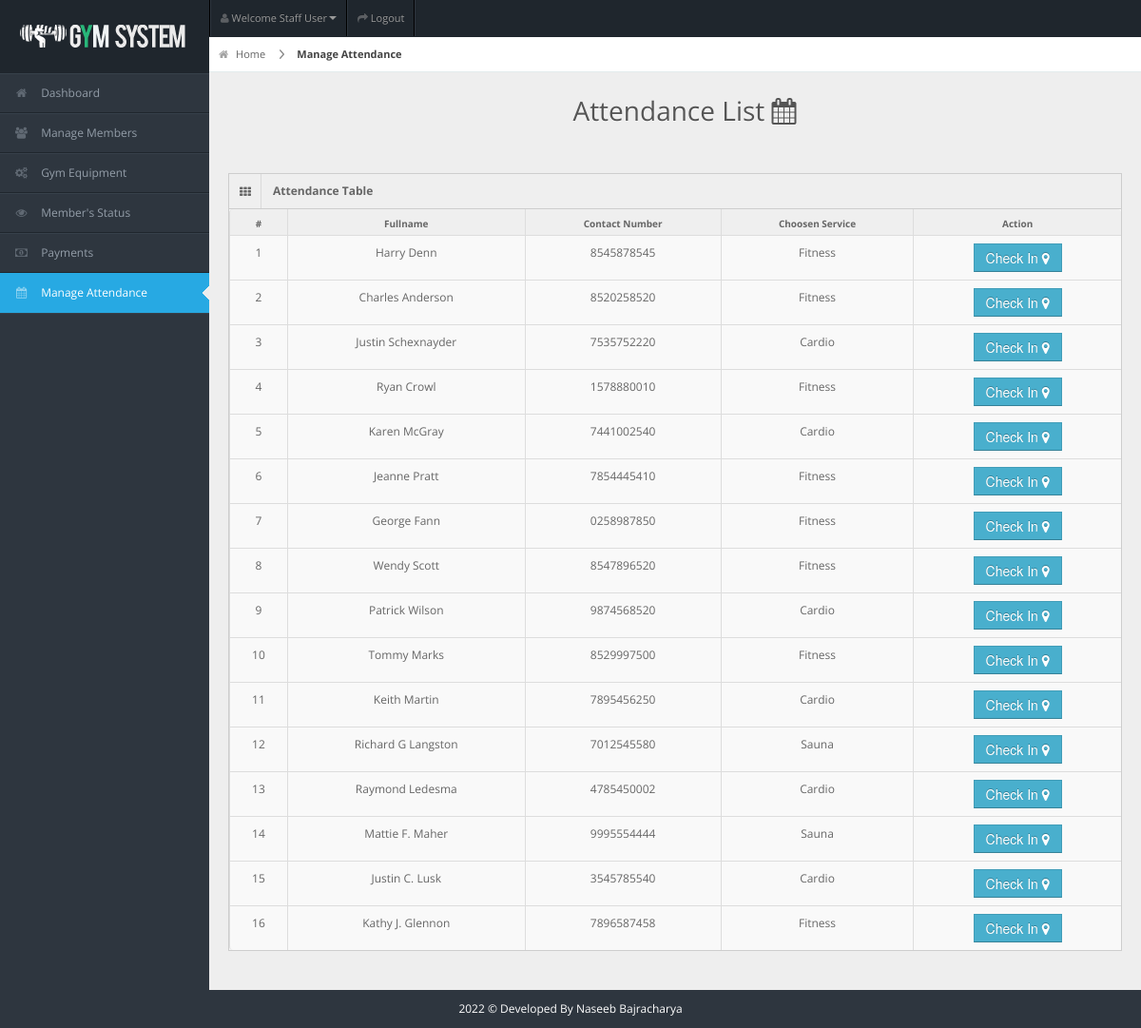
Page /staff/staff-pages/attendance.php (signed in) on the committed database.
### tables this page shows
CREATE TABLE `members` (
  `user_id` int(11) NOT NULL,
  `fullname` varchar(20) NOT NULL,
  `username` varchar(20) NOT NULL,
  `password` varchar(100) NOT NULL,
  `gender` varchar(20) NOT NULL,
  `dor` date NOT NULL,
  `services` varchar(50) NOT NULL,
  `amount` int(100) NOT NULL,
  `paid_date` date NOT NULL,
  `p_year` int(11) NOT NULL,
  `plan` varchar(100) NOT NULL,
  `address` varchar(20) NOT NULL,
  `contact` varchar(10) NOT NULL,
  `status` varchar(20) NOT NULL DEFAULT 'Active',
  `attendance_count` int(100) NOT NULL,
  `ini_weight` int(100) NOT NULL DEFAULT '0',
  `curr_weight` int(100) NOT NULL DEFAULT '0',
  `ini_bodytype` varchar(50) NOT NULL,
  `curr_bodytype` varchar(50) NOT NULL,
  `progress_date` date NOT NULL,
  `reminder` int(11) NOT NULL DEFAULT '0'
);

### staff/staff-pages/attendance.php (the view, shortened to what this page needs)
<!DOCTYPE html>
<html lang="en">
<head>
<link rel="stylesheet" href="../css/bootstrap.min.css" />
<link rel="stylesheet" href="../css/bootstrap-responsive.min.css" />
<link rel="stylesheet" href="../css/uniform.css" />
<link rel="stylesheet" href="../css/select2.css" />
<link rel="stylesheet" href="../css/matrix-style.css" />
<link rel="stylesheet" href="../css/matrix-media.css" />
<link href="../font-awesome/css/font-awesome.css" rel="stylesheet" />
</head>
<body>
<div id="header">
  <h1><a href="dashboard.html">Perfect Gym Admin</a></h1>
</div>
<?php include '../includes/header.php'?>
<?php $page="attendance"; include '../includes/sidebar.php'?>
<div id="content">
  <div id="content-header">
    <div id="breadcrumb"> <a href="index.php" title="Go to Home" class="tip-bottom"><i class="icon-home"></i> Home</a> <a href="attendance.php" class="current">Manage Attendance</a> </div>
    <h1 class="text-center">Attendance List <i class="icon icon-calendar"></i></h1>
  </div>
  <div class="container-fluid">
    <div class="row-fluid">
      <div class="span12">
      <div class='widget-box'>
          <div class='widget-title'> <span class='icon'> <i class='icon-th'></i> </span>
            <h5>Attendance Table</h5>
          </div>
          <div class='widget-content nopadding'>
	  <?php
          echo"<table class='table table-bordered'>
              <thead>
                <tr>
                  <th>#</th>
                  <th>Fullname</th>
                  <th>Contact Number</th>
                  <th>Choosen Service</th>
                  <th>Action</th>
                </tr>
              </thead>";
                 $current_date = date('Y-m-d h:i A');
                $exp_date_time = explode(' ', $current_date);
                 $todays_date =  $exp_date_time['0'];
                     $qry="SELECT * FROM members WHERE status = 'Active'";
                    $result=mysqli_query($conn,$qry);
                   $cnt = 1;
            while($row=mysqli_fetch_array($result)){ ?>
           <tbody>
                <td><div class='text-center'><?php echo $cnt; ?></div></td>
                <td><div class='text-center'><?php echo $row['fullname']; ?></div></td>
                <td><div class='text-center'><?php echo $row['contact']; ?></div></td>
                <td><div class='text-center'><?php echo $row['services']; ?></div></td>
            <?php
                $qry = "select * from attendance where curr_date = '$todays_date' AND user_id = '".$row['user_id']."'";
                $res = $conn->query($qry);
                $row_exist = mysqli_fetch_array($res);
                $curr_date = $row_exist['curr_date'];
                if($curr_date == $todays_date){
    ?>
                <td><div class='text-center'><span class="label label-inverse"><?php echo $row_exist['curr_date'];?>  <?php echo $row_exist['curr_time'];?></span></div>
                <div class='text-center'><a href='actions/delete-attendance.php?id=<?php echo $row['user_id'];?>'><button class='btn btn-danger'>Check Out <i class='icon icon-time'></i></button> </a></div>
                </td>
              <?php } else {
                  ?>
                <td><div class='text-center'><a href='actions/check-attendance.php?id=<?php echo $row['user_id'];?>'><button class='btn btn-info'>Check In <i class='icon icon-map-marker'></i></button> </a></div></td>
                <?php $cnt++; }
              ?>
              </tbody>
           <?php } ?>
            </table>
          </div>
        </div>
      </div>
    </div>
  </div>
</div>
<div class="row-fluid">
  <div id="footer" class="span12"> <?php echo date("Y");?> &copy; Developed By Naseeb Bajracharya</a> </div>
</div>
</body>
</html>

### staff/css/matrix-style.css (style rules this page uses)
* { outline: none !important; -moz-outline: none !important; }
html, body { height: 100%; }
body { overflow-x: hidden; margin-top: -10px; font-family: "Open Sans", sans-serif; font-size: 12px; color: #666; }
a { color: #666; }
select, textarea, input[type="text"], input[type="password"], input[type="datetime"], input[type="datetime-local"], input[type="date"], input[type="month"], input[type="time"], input[type="week"], input[type="number"], input[type="email"], input[type="url"], input[type="search"], input[type="tel"], input[type="color"], .uneditable-input, .label, .dropdown-menu, .btn, .well, .progress, .table-bordered, .btn-group > .btn:first-child, .btn-group > .btn:last-child, .btn-group > .btn:last-child, .btn-group > .dropdown-toggle, .alert { border-radius: 0px; }
.btn, textarea, input[type="text"], input[type="password"], input[type="datetime"], input[type="datetime-local"], input[type="date"], input[type="month"], input[type="time"], input[type="week"], input[type="number"], input[type="email"], input[type="url"], input[type="search"], input[type="tel"], input[type="color"], .uneditable-input { box-shadow: none; }
.progress, .progress-success .bar, .progress .bar-success, .progress-warning .bar, .progress .bar-warning, .progress-danger .bar, .progress .bar-danger, .progress-info .bar, .progress .bar-info, .btn, .btn-primary { background-image: none; }
#footer { padding: 10px; text-align: center; }
#header { height: 77px; position: relative; width: 100%; z-index: -9; }
#header h1 { background: url("../img/icontest3.png") no-repeat scroll 0 0 transparent; height: 31px; left: 20px; line-height: 600px; overflow: hidden; position: relative; top: 26px; width: 191px; }
#header h1 a { display: block; }
#content { background: none repeat scroll 0 0 #eeeeee; margin-left: 220px; margin-right: 0; padding-bottom: 25px; position: relative; min-height: 100%; width: auto; }
#content-header { position: abslute; width: 100%; margin-top: -38px; z-index: 20; }
#content-header h1 { color: #555555; font-size: 28px; font-weight: normal; float: none; text-shadow: 0 1px 0 #ffffff; margin-left: 20px; position: relative; }
#content-header h1, #content-header .btn-group { margin-top: 20px; }
.container-fluid .row-fluid:first-child { margin-top: 20px; }
#breadcrumb { background-color: #fff; border-bottom: 1px solid #e3ebed; }
#breadcrumb a { padding: 8px 20px 8px 10px; display: inline-block; background-image: url("../img/breadcrumb.png"); background-position: center right; background-repeat: no-repeat; font-size: 11px; color: #666666; }
#breadcrumb a:last-child { background-image: none; }
#breadcrumb a.current { font-weight: bold; color: #444444; }
#breadcrumb a i { margin-right: 5px; opacity: 0.6; }
.widget-box { background: none repeat scroll 0 0 #f9f9f9; border-left: 1px solid #cdcdcd; border-top: 1px solid #cdcdcd; border-right: 1px solid #cdcdcd; clear: both; margin-top: 16px; margin-bottom: 16px; position: relative; }
.widget-title, .modal-header, .table th, div.dataTables_wrapper .ui-widget-header { background: #efefef; border-bottom: 1px solid #cdcdcd; height: 36px; }
.widget-title span.icon { padding: 9px 10px 7px 11px; float: left; border-right: 1px solid #dadada; }
.widget-title h5 { color: #666; float: left; font-size: 12px; font-weight: bold; padding: 12px; line-height: 12px; margin: 0; }
.widget-content { padding: 15px; border-bottom: 1px solid #cdcdcd; }
.table th { height: auto; font-size: 10px; padding: 5px 10px 2px; border-bottom: 0; text-align: center; color: #666666; }
.nopadding { padding: 0 !important; }
.nopadding .table { margin-bottom: 0; }
.nopadding .table-bordered { border: 0; }

### staff/css/matrix-media.css (style rules this page uses)
body { background:#2E363F; }
#header { background-color: #1f262d; margin-top:10px; }

### staff/staff-pages/attendance.php (style rules this page uses)
#footer { color: white; }

### rows in the picture
members: cnt "1", fullname "Harry Denn", contact "8545878545", services "Fitness"
members: cnt "2", fullname "Charles Anderson", contact "8520258520", services "Fitness"
members: cnt "3", fullname "Justin Schexnayder", contact "7535752220", services "Cardio"
members: cnt "4", fullname "Ryan Crowl", contact "1578880010", services "Fitness"
members: cnt "5", fullname "Karen McGray", contact "7441002540", services "Cardio"
members: cnt "6", fullname "Jeanne Pratt", contact "7854445410", services "Fitness"
members: cnt "7", fullname "George Fann", contact "0258987850", services "Fitness"
members: cnt "8", fullname "Wendy Scott", contact "8547896520", services "Fitness"
members: cnt "9", fullname "Patrick Wilson", contact "9874568520", services "Cardio"
members: cnt "10", fullname "Tommy Marks", contact "8529997500", services "Fitness"
members: cnt "11", fullname "Keith Martin", contact "7895456250", services "Cardio"
members: cnt "12", fullname "Richard G Langston", contact "7012545580", services "Sauna"
members: cnt "13", fullname "Raymond Ledesma", contact "4785450002", services "Cardio"
members: cnt "14", fullname "Mattie F. Maher", contact "9995554444", services "Sauna"
members: cnt "15", fullname "Justin C. Lusk", contact "3545785540", services "Cardio"
members: cnt "16", fullname "Kathy J. Glennon", contact "7896587458", services "Fitness"
